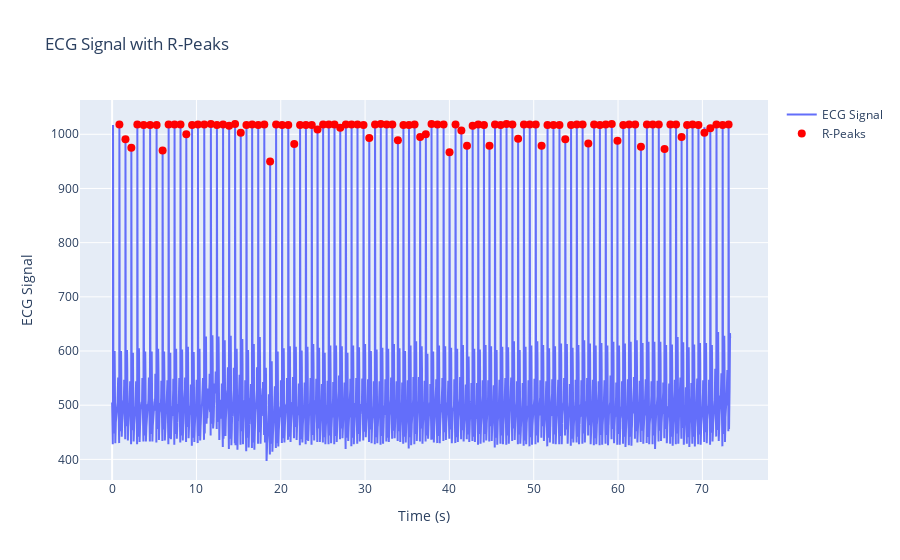
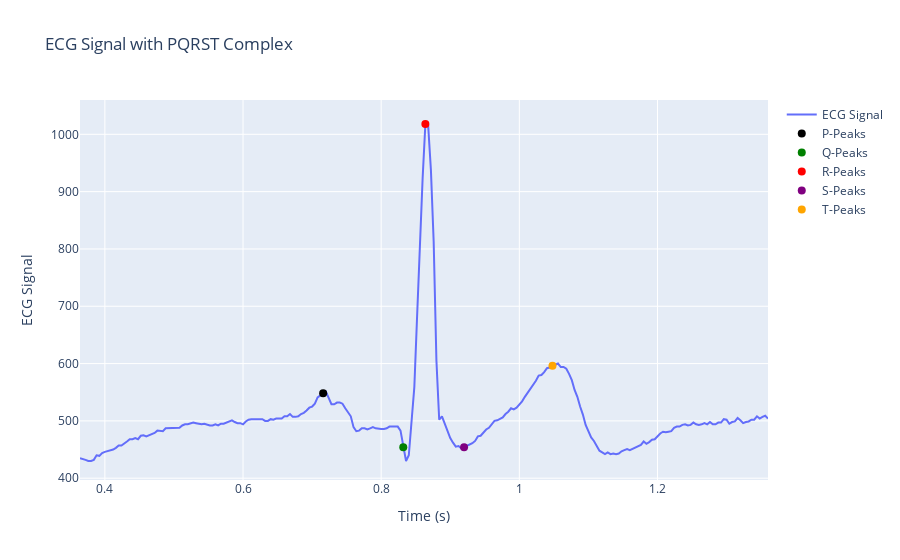

These figures' notebook cell, in order:
### Code cell
import pandas as pd
import neurokit2 as nk
import numpy as np
import plotly.graph_objects as go

csv_file = 'C:\\Users\\PAYAL\\Downloads\\data_2024-09-10_18-27-21.csv'    #READ CSV FILE
data = pd.read_csv(csv_file)

ecg_data = data['Channel1']
time = np.arange(len(ecg_data)) / 250   # Create a time array in seconds
ecg_signal = nk.ecg_clean(ecg_data, sampling_rate=250)        #Clean 
peaks = nk.ecg_findpeaks(ecg_signal, sampling_rate=250)       #find peaks

# r_peak_indices = peaks['ECG_R_Peaks']
# r_peak_times = r_peak_indices / 250
# rr_intervals = np.diff(r_peak_times)
# heart_rate = 60 / rr_intervals.mean() if len(rr_intervals) > 0 else np.nan      #calculate heart rate 86.37

heart_rate = nk.ecg_rate(peaks, sampling_rate=250)
average_heart_rate = np.mean(heart_rate)
print(f'Average Heart Rate: {average_heart_rate:.2f} BPM')   #86.48

fig = go.Figure()
fig.add_trace(go.Scatter(x=time, y=ecg_data, mode='lines', name='ECG Signal'))

fig.add_trace(go.Scatter(x=time[r_peak_indices], y=ecg_data.iloc[r_peak_indices],
                         mode='markers', name='R-Peaks', marker=dict(color='red', size=8)))

fig.update_layout(title='ECG Signal with R-Peaks',
                  xaxis_title='Time (s)',
                  yaxis_title='ECG Signal')

fig.show()          #plot all Peaks

# Identify PQRST complexes using nk.ecg_delineate
_, delineate = nk.ecg_delineate(ecg_signal, r_peak_indices, sampling_rate=250)

# Extract P, Q, R, S, T peaks and convert to NumPy arrays
p_peaks = np.array(delineate['ECG_P_Peaks'])
q_peaks = np.array(delineate['ECG_Q_Peaks'])
s_peaks = np.array(delineate['ECG_S_Peaks'])
t_peaks = np.array(delineate['ECG_T_Peaks'])

# Select a single PQRST complex by choosing the R-peak with the highest value
if len(r_peak_indices) > 0:
    highest_r_peak_idx = r_peak_indices[0] 

    # Define a window around the R-peak to capture the full PQRST complex
    window_size = int(0.5 * 250)  # Half a second before and after the R-peak 
    start_idx = max(0, highest_r_peak_idx - window_size)  
    end_idx = min(len(ecg_signal), highest_r_peak_idx + window_size) 

    # Extract the time and ECG data for the window
    window_time = time[start_idx:end_idx]
    window_ecg = ecg_data[start_idx:end_idx]
    fig = go.Figure()

    fig.add_trace(go.Scatter(x=window_time, y=window_ecg, mode='lines', name='ECG Signal'))

    # Highlight the P, Q, R, S, and T peaks in the selected window
    def plot_peaks(peaks, peak_name, color):
        window_peaks = [peak for peak in peaks if start_idx <= peak < end_idx]
        if window_peaks:
            fig.add_trace(go.Scatter(x=time[window_peaks], y=ecg_data.iloc[window_peaks],
                                     mode='markers', name=peak_name, marker=dict(color=color, size=8)))

    plot_peaks(valid_p_peaks, 'P-Peaks', 'black')
    plot_peaks(valid_q_peaks, 'Q-Peaks', 'green')
    plot_peaks(r_peak_indices, 'R-Peaks', 'red')
    plot_peaks(valid_s_peaks, 'S-Peaks', 'purple')
    plot_peaks(valid_t_peaks, 'T-Peaks', 'orange')

    fig.update_layout(title='ECG Signal with PQRST Complex',
                      xaxis_title='Time (s)',
                      yaxis_title='ECG Signal')
    fig.show()  #PQRST 
else:
    print("No R-peaks found.")

### Figure 1 — Plotly figure (JSON) as saved in the notebook; plotly's stock layout.template omitted (floating-point values rounded to 4 significant figures; data arrays with more than 128 entries replaced by an {"elided": "..."} marker saying what was removed)
{"data": [{"mode": "lines", "name": "ECG Signal", "type": "scatter", "x": {"elided": "18325 float values"}, "y": {"elided": "18325 int values"}}, {"marker": {"color": "red", "size": 8}, "mode": "markers", "name": "R-Peaks", "type": "scatter", "x": [0.864, 1.584, 2.28, 2.992, 3.74, 4.508, 5.276, 5.988, 6.7, 7.404, 8.112, 8.8, 9.484, 10.18, 10.93, 11.71, 12.43, 13.16, 13.88, 14.58, 15.26, 15.93, 16.61, 17.33, 18.05, 18.74, 19.45, 20.16, 20.89, 21.6, 22.29, 22.98, 23.68, 24.36, 25.02, 25.7, 26.37, 27.06, 27.72, 28.4, 29.1, 29.81, 30.5, 31.18, 31.86, 32.55, 33.23, 33.89, 34.55, 35.2, 35.87, 36.53, 37.2, 37.88, 38.58, 39.31, 40.02, 40.73, 41.42, 42.09, 42.76, 43.42, 44.1, 44.75, 45.41, 46.08, 46.78, 47.47, 48.15, 48.84, 49.53, 50.24, 50.93, 51.64, 52.34, 53.05, 53.74, 54.43, 55.11, 55.8, 56.48, 57.16, 57.84, 58.54, 59.26, 59.93, 60.62, 61.31, 62.03, 62.72, 63.42, 64.12, 64.83, 65.52, 66.21, 66.88, 67.54, 68.19, 68.84, 69.53, 70.24, 70.94, 71.67, 72.4, 73.11], "y": [1018, 991, 975, 1018, 1017, 1017, 1017, 970, 1018, 1018, 1018, 1000, 1017, 1018, 1018, 1019, 1017, 1018, 1016, 1019, 1003, 1017, 1018, 1017, 1018, 950, 1018, 1017, 1017, 982, 1017, 1017, 1017, 1009, 1018, 1018, 1018, 1012, 1018, 1018, 1018, 1017, 993, 1018, 1019, 1018, 1018, 989, 1017, 1017, 1018, 995, 1000, 1019, 1018, 1018, 967, 1018, 1007, 979, 1016, 1018, 1017, 979, 1018, 1017, 1019, 1018, 992, 1018, 1018, 1018, 979, 1017, 1017, 1017, 991, 1017, 1018, 1018, 983, 1018, 1017, 1018, 1019, 988, 1017, 1018, 1018, 977, 1018, 1018, 1018, 973, 1018, 1018, 995, 1017, 1018, 1017, 1003, 1011, 1018, 1017, 1018]}], "layout": {"autosize": true, "title": {"text": "ECG Signal with R-Peaks"}, "xaxis": {"autorange": true, "range": [-3.664, 77.64], "title": {"text": "Time (s)"}, "type": "linear"}, "yaxis": {"autorange": true, "range": [361.3, 1074.0], "title": {"text": "ECG Signal"}, "type": "linear"}}}

### Figure 2 — Plotly figure (JSON) as saved in the notebook; plotly's stock layout.template omitted (floating-point values rounded to 4 significant figures; data arrays with more than 128 entries replaced by an {"elided": "..."} marker saying what was removed)
{"data": [{"mode": "lines", "name": "ECG Signal", "type": "scatter", "x": {"elided": "250 float values"}, "y": {"elided": "250 int values"}}, {"marker": {"color": "black", "size": 8}, "mode": "markers", "name": "P-Peaks", "type": "scatter", "x": [0.716], "y": [548]}, {"marker": {"color": "green", "size": 8}, "mode": "markers", "name": "Q-Peaks", "type": "scatter", "x": [0.832], "y": [454]}, {"marker": {"color": "red", "size": 8}, "mode": "markers", "name": "R-Peaks", "type": "scatter", "x": [0.864], "y": [1018]}, {"marker": {"color": "purple", "size": 8}, "mode": "markers", "name": "S-Peaks", "type": "scatter", "x": [0.92], "y": [454]}, {"marker": {"color": "orange", "size": 8}, "mode": "markers", "name": "T-Peaks", "type": "scatter", "x": [1.048], "y": [596]}], "layout": {"autosize": true, "title": {"text": "ECG Signal with PQRST Complex"}, "xaxis": {"autorange": true, "range": [0.364, 1.36], "title": {"text": "Time (s)"}, "type": "linear"}, "yaxis": {"autorange": true, "range": [396.3, 1070.0], "title": {"text": "ECG Signal"}, "type": "linear"}}}
